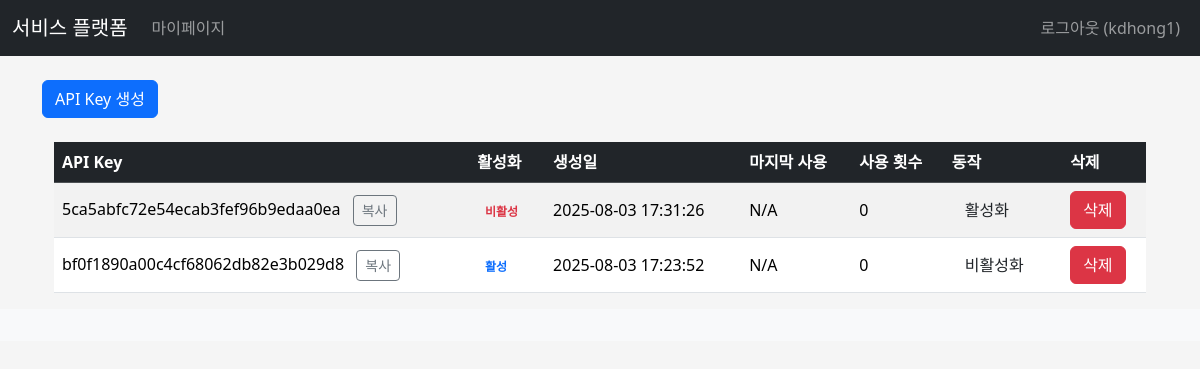
Screenshot of /mypagex/api_keys (signed in) with the database file from the repository.
### apps/dbmodels.py (models this page shows, shortened)
class User(db.Model, UserMixin):  # db.Model, UserMixin 상속하는 User 클래스 생성
    __tablename__= "users"  # 삭제시, 테이블 이름은 Model 이름 소문자
    id=db.Column(db.Integer,primary_key=True)
    username=db.Column(db.String, index=True)
    email=db.Column(db.String, unique=True, index= True)
    password_hash=db.Column(db.String)
    is_admin=db.Column(db.Boolean,default=False)
    is_active=db.Column(db.Boolean, default=True)  # 활성화 여부
    usage_count = db.Column(db.Integer, default=0)
    daily_limit = db.Column(db.Integer, default=1000)
    monthly_limit = db.Column(db.Integer, default=5000)
    created_at=db.Column(db.DateTime, default= datetime.now)
    updated_at=db.Column(db.DateTime, default= datetime.now, onupdate=datetime.now)
    subscriptions = db.relationship('Subscription', backref='user', lazy=True, cascade='all, delete-orphan')
    api_keys = db.relationship('APIKey', backref='user', lazy=True, cascade='all, delete-orphan')
    usage_logs = db.relationship('UsageLog', backref='user', lazy=True, cascade='all, delete-orphan')
    prediction_results = db.relationship('PredictionResult', backref='user', lazy=True, cascade="all, delete-orphan")
    @property
    def password(self):
        """
        Prevent direct reading of the password.
        Attempting to read `user.password` will raise an AttributeError.
        """
        raise AttributeError('password is not a readable attribute')
    @property
    def is_authenticated(self):
        return True

class APIKey(db.Model):
    __tablename__ = 'api_keys'
    id = db.Column(db.Integer, primary_key=True)
    key_string = db.Column(db.String(32), unique=True, nullable=False, default=lambda: str(uuid.uuid4()).replace('-', '')[:32])
    description = db.Column(db.String(100), nullable=True)
    user_id = db.Column(db.Integer, db.ForeignKey('users.id'), nullable=False)
    is_active = db.Column(db.Boolean, default=True)
    created_at = db.Column(db.DateTime, default=datetime.now)
    last_used = db.Column(db.DateTime)
    usage_count = db.Column(db.Integer, default=0) # 이 API 키를 통한 총 사용 횟수
    daily_limit = db.Column(db.Integer, default=1000)
    monthly_limit = db.Column(db.Integer, default=5000)
    usage_logs = db.relationship('UsageLog', backref='api_key', lazy=True, cascade="all, delete-orphan")
    prediction_results = db.relationship('PredictionResult', backref='api_key', lazy=True, cascade="all, delete-orphan")

### apps/mypagex/views.py (the view)
@mypagex.route('/api_keys')
@login_required
def api_keys():
    form = ApiKeyForm()
    if form.validate_on_submit():
        flash('Form submitted successfully!', 'success')
        return redirect(url_for('mypagex.api_keys')) # Redirect to prevent form resubmission
    user_api_keys = APIKey.query.filter_by(user_id=current_user.id).order_by(APIKey.created_at.desc()).all()
    return render_template('mypagex/api_keys.html',
                           title='API Keys',
                           api_keys=user_api_keys,
                           form=form)

### apps/mypagex/templates/mypagex/api_keys.html (shortened to what this page needs)
{% extends 'base.html' %}{% block title %}API KEY{% endblock %}
{% block content %}
<div class="button-group">
    <form action="{{ url_for('mypagex.generate_api_key') }}" method="POST">
        <button type="submit" class="btn btn-primary">API Key 생성</button>
    </form>
</div>
<div class="container mt-4">
{% if api_keys %}
    <div class="table-responsive">
    <table class="table table-striped table-hover align-middle">
        <thead class="table-dark">
            <tr>
                <th>API Key</th>
                <th>활성화</th>
                <th>생성일</th>
                <th>마지막 사용</th>
                <th>사용 횟수</th>
                <th>동작</th>
                <th>삭제</th>
            </tr>
        </thead>
        <tbody>
            {% for key in api_keys %}
            <tr>
                <td class="api-key-string">{{ key.key_string }}
                    <button type="button" class="btn btn-sm btn-outline-secondary ms-2 copy-api-key" data-api-key="{{ key.key_string }}">복사</button>
                </td>
                <td>
                    {% if key.is_active %}
                        <span class="badge badge-active text-primary">활성</span>
                    {% else %}
                        <span class="badge badge-inactive text-danger">비활성</span>
                    {% endif %}
                </td>
                <td>{{ key.created_at.strftime('%Y-%m-%d %H:%M:%S') }}</td>
                <td>{{ key.last_used.strftime('%Y-%m-%d %H:%M:%S') if key.last_used else 'N/A' }}</td>
                <td>{{ key.usage_count }}</td>
                <td>
                    <form action="{{ url_for('mypagex.toggle_api_key_active', key_id=key.id) }}" method="POST" style="display:inline;">
                        <button type="submit" class="btn btn-small btn-toggle-active">
                            {% if key.is_active %}비활성화{% else %}활성화{% endif %}
                        </button>
                    </form>
                </td>
                <td>
                    <form action="{{ url_for('mypagex.delete_api_key', key_id=key.id) }}" method="POST" style="display:inline;" onsubmit="return confirm('이 API Key를 정말 삭제하시겠습니까? 관련 사용량 로그도 모두 삭제됩니다.');">
                        <button type="submit" class="btn btn-small btn-danger">삭제</button>
                    </form>
                </td>
            </tr>
           {% endfor %}
        </tbody>
    </table>
{% else %}
    <p>발급된 API Key가 없습니다. 위에 있는 "새 API Key 발급" 버튼을 눌러 첫 API Key를 발급받으세요.</p>
{% endif %}
{% endblock %}

### apps/templates/base.html (shortened to what this page needs)
<!doctype  html><html lang="ko"><head><meta charset="UTF-8">
<link href="https://cdn.jsdelivr.net/npm/bootstrap@5.3.7/dist/css/bootstrap.min.css" rel="stylesheet">
<link rel="stylesheet" href={{ url_for('static', filename = 'css/style.css')}}/>
{% block head %}{% endblock %} </head>
<body>
<nav class="navbar navbar-expand-lg navbar-dark bg-dark">
    <div class="container-fluid">
        <a class="navbar-brand" href="{{ url_for('main.index') }}">서비스 플랫폼</a>
        <div class="collapse navbar-collapse" id="navbarNav">
            <ul class="navbar-nav me-auto mb-2 mb-lg-0">
                {% if current_user.is_authenticated %}
                    <li class="nav-item">
                        <a class="nav-link" href="{{ url_for('mypagex.dashboard') }}">마이페이지</a>
                    </li>
                {% endif %}
            </ul>
            <ul class="navbar-nav">
                {% if current_user.is_authenticated %}
                    <li class="nav-item">
                        <a class="nav-link" href="{{ url_for('auth.logout') }}">로그아웃 ({{ current_user.username }})</a>
                    </li>
                {% endif %}
            </ul>
        </div>
    </div>
</nav>
<main role="main" class="container mt-4">
    {% block content %}{% endblock %}
</main>
<footer class="footer mt-auto py-3 bg-light">
    </footer>
</body></html>

### apps/static/css/style.css (style rules this page uses)
body { background-color: #f5f5f5; }

### rows the page displays
User: username "kdhong1"
APIKey: key_string "5ca5abfc72e54ecab3fef96b9edaa0ea", is_active "비활성", created_at "2025-08-03 17:31:26", last_used "N/A", usage_count "0"
APIKey: key_string "bf0f1890a00c4cf68062db82e3b029d8", is_active "활성", created_at "2025-08-03 17:23:52", last_used "N/A", usage_count "0"
